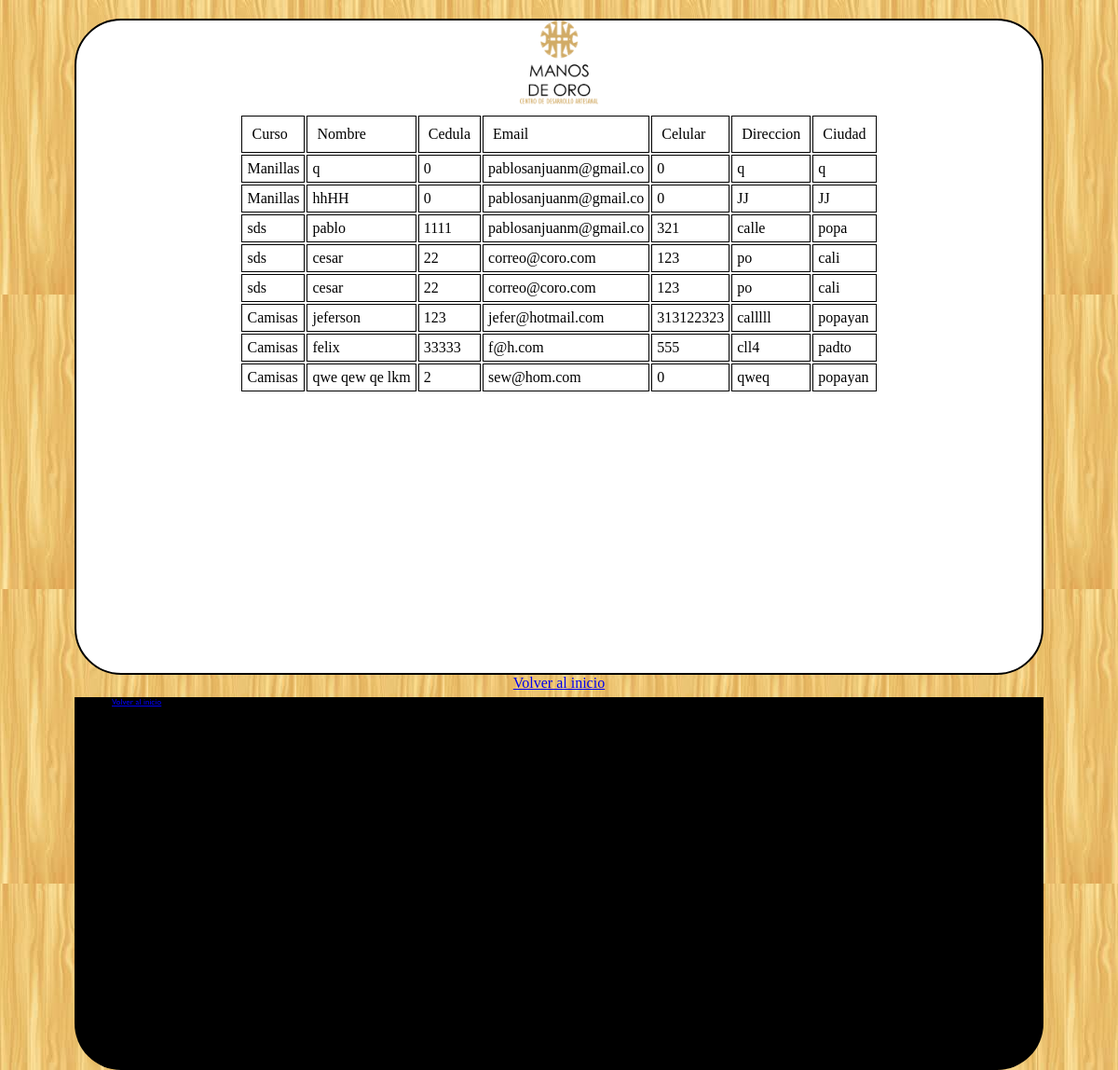
/Interfaces/verInscritos.php (signed in), run on an earlier commit of the app's database.
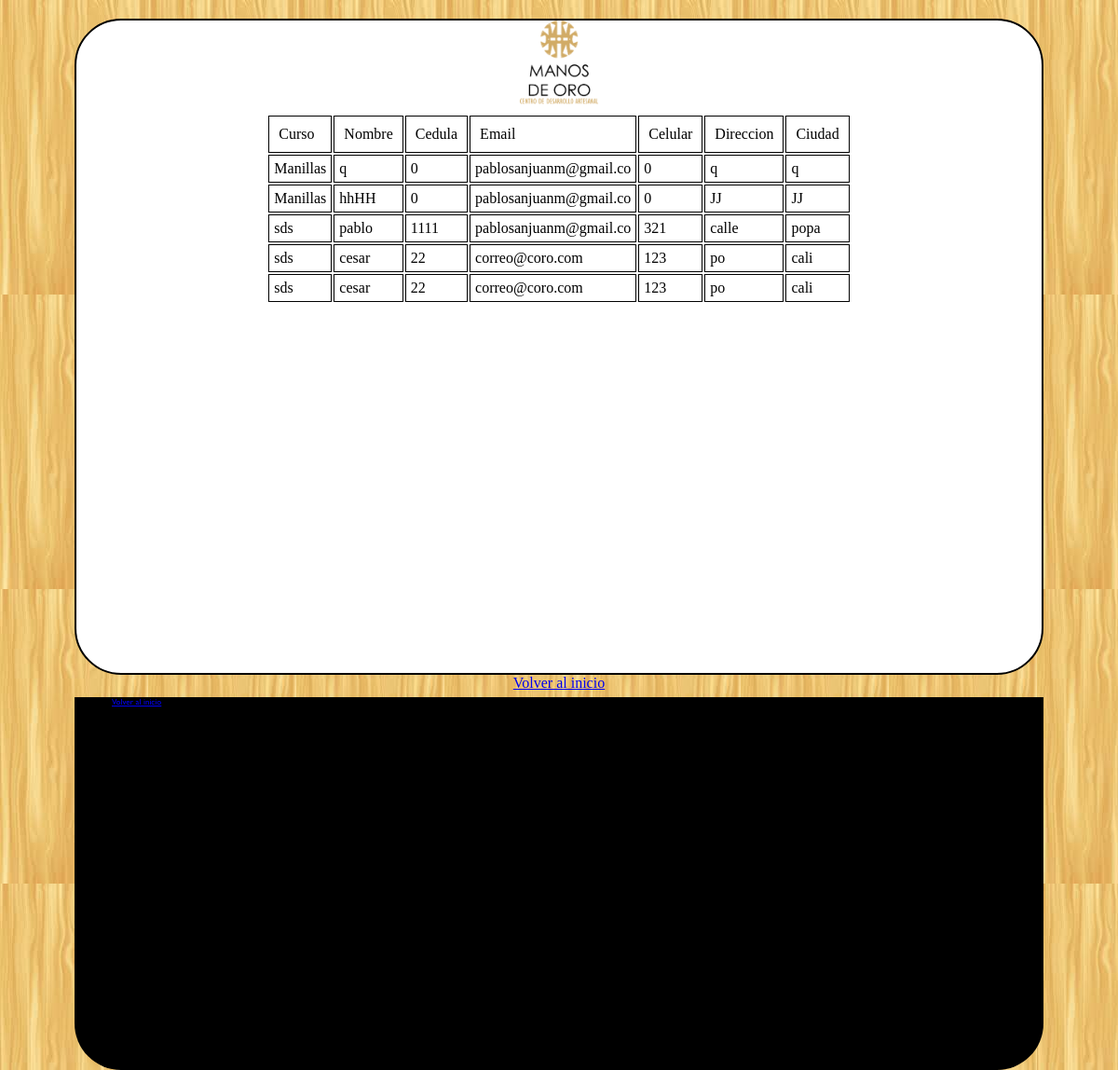
And on a later commit of the database.
### tables this page shows
CREATE TABLE IF NOT EXISTS `inscritos` (
  `curso` varchar(33) NOT NULL,
  `nombre` varchar(22) NOT NULL,
  `cedula` int(15) NOT NULL,
  `email` varchar(22) NOT NULL,
  `celular` int(15) NOT NULL,
  `direccion` varchar(22) NOT NULL,
  `ciudad` varchar(22) NOT NULL
);

### Interfaces/verInscritos.php (the view, shortened to what this page needs)
<?php
	if(isset($_SESSION["USER"]))
	{
		if($_SESSION["ROL"]!="Administrador")
		{
			if($_SESSION["ROL"]=="Administrador de tienda")
			{
				?>
				<script>
					alert("No tienes permiso para ver esto. Ser\u00e1s redireccionado a tu p\u00e1gina de inicio");
				</script>
				<meta http-equiv="refresh" content="0,url=admonTienda.php">
				<?php
			}
			else
			{
				?>
					<script>
						alert("No tienes permiso para ver esto. Ser\u00e1s redireccionado a tu p\u00e1gina de inicio");
					</script>
					<meta http-equiv="refresh" content="0,url=principal.php">
				<?php
			}
		}
		else
		{
			?>
			<!DOCTYPE HTML>
			<html>
				<head><meta http-equiv="Content-Type" content="text/html; charset=utf-8">
<link rel="stylesheet" href="../css/diseno.css">
				</head>
				<body>
<div id="reporte">
					<center>
					<img src="../imgs/logo2.png" id="logo_cabecera2">
					</center>
<center>
			<?php
				$result = mysql_query("SELECT * from inscritos");
			        $num_rows = mysql_num_rows($result);
	        		if ($num_rows > 0) {
					$result = mysql_query("SELECT * FROM inscritos");
			?>
            <table>
	            <tr>
		            <td style='border: 1px solid black; border-collapse: collapse; padding: 10px' >Curso</td>
		            <td style='border: 1px solid black; border-collapse: collapse; padding: 10px' >Nombre</td>
		            <td style='border: 1px solid black; border-collapse: collapse; padding: 10px' >Cedula</td>
		            <td style='border: 1px solid black; border-collapse: collapse; padding: 10px' >Email</td>
		            <td style='border: 1px solid black; border-collapse: collapse; padding: 10px' >Celular</td>
		            <td style='border: 1px solid black; border-collapse: collapse; padding: 10px' >Direccion</td>
		            <td style='border: 1px solid black; border-collapse: collapse; padding: 10px' >Ciudad</td>
	            </tr>
            <?php
            while($tabla = mysql_fetch_array($result)){
				echo("<tr>");
					echo ("<td style='border: 1px solid black; border-collapse: collapse; padding: 5px' ' >".$tabla['curso']."</td>");
					echo ("<td style='border: 1px solid black; border-collapse: collapse; padding: 5px' ' >".$tabla['nombre']."</td>");
					echo ("<td style='border: 1px solid black; border-collapse: collapse; padding: 5px' ' >".$tabla['cedula']."</td>");
					echo ("<td style='border: 1px solid black; border-collapse: collapse; padding: 5px' ' >".$tabla['email']."</td>");
					echo ("<td style='border: 1px solid black; border-collapse: collapse; padding: 5px' ' >".$tabla['celular']."</td>");
					echo ("<td style='border: 1px solid black; border-collapse: collapse; padding: 5px' ' >".$tabla['direccion']."</td>");
					echo ("<td style='border: 1px solid black; border-collapse: collapse; padding: 5px' ' >".$tabla['ciudad']."</td>");
				echo("</tr>");
			}
			?>
	     </table>
				<?php
        	}else{
        	}
	        ?>
</center>
</div>
<center>
					<a href="agregarCurso.php">Volver al inicio</a>
</center>
</body>
			</html>
			<?php
		}
	}
?>
<footer>
					<a href="agregarCurso.php">Volver al inicio</a>
</footer>

What changed in the data, as far as the page shows it:
removed inscritos: curso "Camisas", nombre "jeferson", cedula "123", email "jefer@hotmail.com", celular "313122323", direccion "calllll", ciudad "popayan"
removed inscritos: curso "Camisas", nombre "felix", cedula "33333", email "f@h.com", celular "555", direccion "cll4", ciudad "padto"
removed inscritos: curso "Camisas", nombre "qwe qew qe lkm", cedula "2", email "sew@hom.com", celular "0", direccion "qweq", ciudad "popayan"
